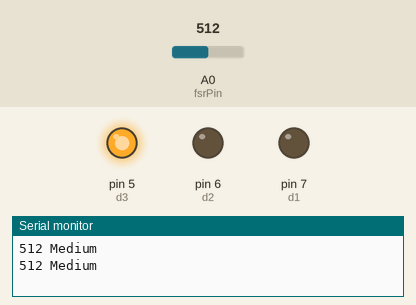
Simulated run of this sketch. Board: Arduino Uno, built with avr-gcc and run on an emulated ATmega328P. On the bench: output pins drawn as LEDs (lit = HIGH), the last lines printed to the serial monitor. The inputs (shaded band) are chosen by the test bench; at power-on: A0 (fsrPin) = 512. Pins used as bus, display or sensor lines are not drawn.

Above: at 1.8 s.
1.9 s: A0 (fsrPin) set to 583
3.4 s: A0 (fsrPin) set to 608
At 5.2 s:
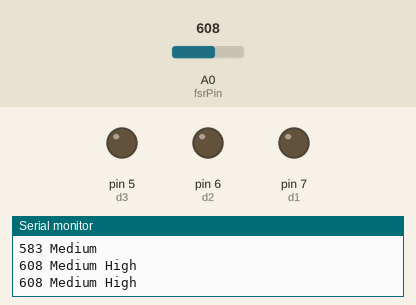
5.5 s: A0 (fsrPin) set to 390
At 6.9 s:
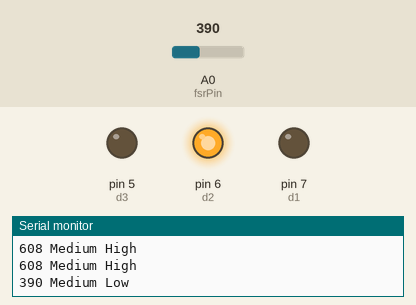
7.5 s: A0 (fsrPin) set to 214
9.2 s: A0 (fsrPin) set to 183
At 11.2 s:
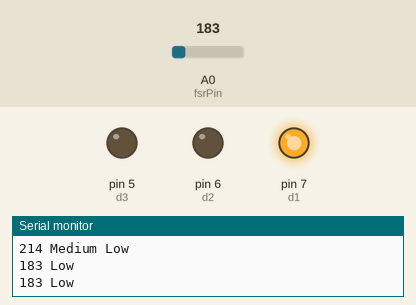
11.5 s: A0 (fsrPin) set to 210
At 12.8 s:
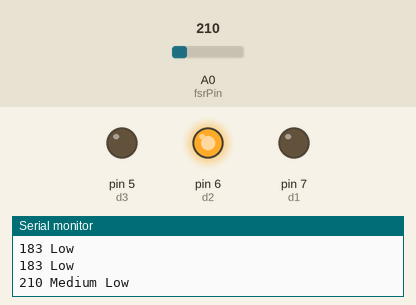
Timing chart, 0 to 14.5 s (numbered marks = the images above; inputs shaded):
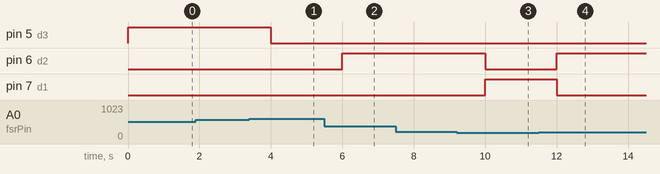

Measured:
- the behaviour switches between 599 and 600 on A0 (fsrPin) (found by bisection; images 0 and 1)
- the behaviour switches between 200 and 199 on A0 (fsrPin) (found by bisection; images 2 and 3)
- after the input at 3.4 s, pin 5 (d3): HIGH → LOW after 0.60 s
- after the input at 5.5 s, pin 6 (d2): LOW → HIGH after 0.50 s
- after the input at 9.2 s, pin 6 (d2): HIGH → LOW after 0.80 s; pin 7 (d1): LOW → HIGH after 0.80 s
- after the input at 11.5 s, pin 6 (d2): LOW → HIGH after 0.51 s; pin 7 (d1): HIGH → LOW after 0.51 s

The sketch:

arduino.ino
```cpp
/* FSR simple testing sketch.

Connect one end of FSR to power, the other end to Analog 0.
Then connect one end of a 10K resistor from Analog 0 to ground

For more information see www.ladyada.net/learn/sensors/fsr.html */

int fsrPin = 0;     // the FSR and 10K pulldown are connected to a0
int fsrReading;     // the analog reading from the FSR resistor divider
int d1 = 7;
int d2 = 6;
int d3 = 5;
int d4 = 4;
int d5 = 3;

void setup(void) {
  // We'll send debugging information via the Serial monitor
  pinMode(d1, OUTPUT);
  pinMode(d2, OUTPUT);
  pinMode(d3, OUTPUT);
  pinMode(d4, OUTPUT);
  pinMode(d5, OUTPUT);
  Serial.begin(9600);
}

void loop(void) {
  fsrReading = analogRead(fsrPin);
  Serial.print(fsrReading);     // the raw analog reading

  // We'll have a few threshholds, qualitatively determined
  if (fsrReading < 200) {
    Serial.println(" Low ");
    digitalWrite(d1, HIGH);
    digitalWrite(d2, LOW);
    digitalWrite(d3, LOW);
    digitalWrite(d4, LOW);
    digitalWrite(d5, LOW);
  } else if (fsrReading < 400) {
    Serial.println(" Medium Low");
    digitalWrite(d2, HIGH);
    digitalWrite(d1, LOW);
    digitalWrite(d3, LOW);
    digitalWrite(d4, LOW);
    digitalWrite(d5, LOW);
  } else if (fsrReading < 600) {
    Serial.println(" Medium");
    digitalWrite(d3, HIGH);
    digitalWrite(d2, LOW);
    digitalWrite(d1, LOW);
    digitalWrite(d4, LOW);
    digitalWrite(d5, LOW);
  } else if (fsrReading < 800) {
    Serial.println(" Medium High");
    digitalWrite(d4, HIGH);
    digitalWrite(d2, LOW);
    digitalWrite(d3, LOW);
    digitalWrite(d1, LOW);
    digitalWrite(d5, LOW);
  } else {
    Serial.println(" High");
    digitalWrite(d5, HIGH);
    digitalWrite(d2, LOW);
    digitalWrite(d3, LOW);
    digitalWrite(d4, LOW);
    digitalWrite(d1, LOW);
  }
  delay(1000);
}
```
